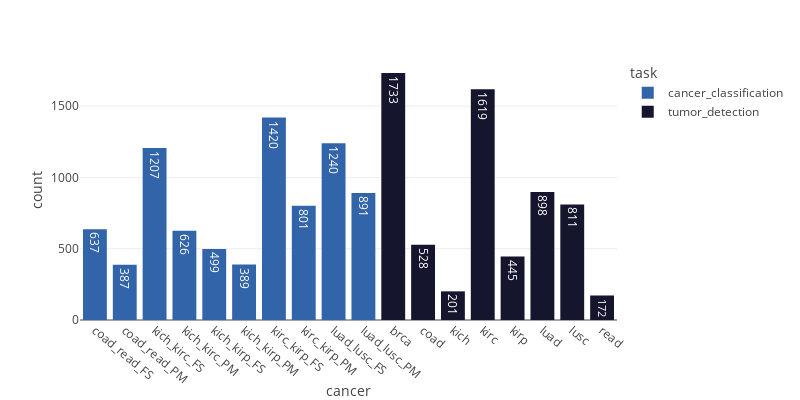

Write notebook code for a chart like this one.
### Code cell
fig = px.histogram(ref, x = "cancer", color = 'task', 
                   text_auto = True, 
                   color_discrete_sequence = ['rgb(50, 100, 170)', 'rgb(21, 21, 45)'],
                   template = 'none',
                   width = 800, 
                   height = 400)
fig.update_xaxes(tickangle = 40)
fig.write_image("images/eda_1.eps")
fig.show()

### Figure 1 — Plotly figure (JSON) as saved in the notebook; plotly's stock layout.template omitted (floating-point values rounded to 4 significant figures; data arrays with more than 128 entries replaced by an {"elided": "..."} marker saying what was removed)
{"data": [{"alignmentgroup": "True", "bingroup": "x", "hovertemplate": "task=cancer_classification<br>cancer=%{x}<br>count=%{y}<extra></extra>", "legendgroup": "cancer_classification", "marker": {"color": "rgb(50, 100, 170)", "pattern": {"shape": ""}}, "name": "cancer_classification", "offsetgroup": "cancer_classification", "orientation": "v", "showlegend": true, "texttemplate": "%{value}", "type": "histogram", "x": {"elided": "8097 str values"}, "xaxis": "x", "yaxis": "y"}, {"alignmentgroup": "True", "bingroup": "x", "hovertemplate": "task=tumor_detection<br>cancer=%{x}<br>count=%{y}<extra></extra>", "legendgroup": "tumor_detection", "marker": {"color": "rgb(21, 21, 45)", "pattern": {"shape": ""}}, "name": "tumor_detection", "offsetgroup": "tumor_detection", "orientation": "v", "showlegend": true, "texttemplate": "%{value}", "type": "histogram", "x": {"elided": "6407 str values"}, "xaxis": "x", "yaxis": "y"}], "layout": {"barmode": "relative", "height": 400, "legend": {"title": {"text": "task"}, "tracegroupgap": 0}, "margin": {"t": 60}, "width": 800, "xaxis": {"anchor": "y", "domain": [0, 1], "tickangle": 40, "title": {"text": "cancer"}}, "yaxis": {"anchor": "x", "domain": [0, 1], "title": {"text": "count"}}}}
